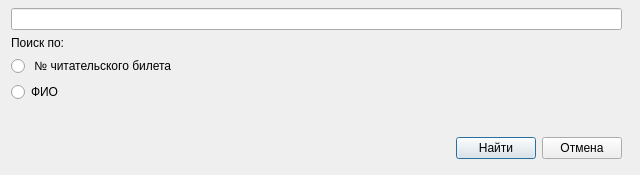
<?xml version="1.0" encoding="UTF-8"?>
<ui version="4.0">
 <class>SearchReaderDialog</class>
 <widget class="QDialog" name="SearchReaderDialog">
  <property name="geometry">
   <rect>
    <x>0</x>
    <y>0</y>
    <width>640</width>
    <height>175</height>
   </rect>
  </property>
  <property name="windowTitle">
   <string>Dialog</string>
  </property>
  <widget class="QWidget" name="">
   <property name="geometry">
    <rect>
     <x>11</x>
     <y>8</y>
     <width>611</width>
     <height>151</height>
    </rect>
   </property>
   <layout class="QGridLayout" name="gridLayout">
    <item row="1" column="0">
     <widget class="QLabel" name="searc_for_label">
      <property name="text">
       <string>Поиск по:</string>
      </property>
     </widget>
    </item>
    <item row="2" column="0">
     <widget class="QRadioButton" name="card_number_radioButton">
      <property name="text">
       <string> № читательского билета</string>
      </property>
     </widget>
    </item>
    <item row="3" column="0">
     <widget class="QRadioButton" name="fio_radioButton">
      <property name="text">
       <string>ФИО</string>
      </property>
     </widget>
    </item>
    <item row="4" column="0">
     <spacer name="verticalSpacer">
      <property name="orientation">
       <enum>Qt::Vertical</enum>
      </property>
      <property name="sizeHint" stdset="0">
       <size>
        <width>178</width>
        <height>26</height>
       </size>
      </property>
     </spacer>
    </item>
    <item row="5" column="0">
     <spacer name="horizontalSpacer">
      <property name="orientation">
       <enum>Qt::Horizontal</enum>
      </property>
      <property name="sizeHint" stdset="0">
       <size>
        <width>40</width>
        <height>20</height>
       </size>
      </property>
     </spacer>
    </item>
    <item row="5" column="1">
     <widget class="QPushButton" name="search_pushButton">
      <property name="text">
       <string>Найти</string>
      </property>
     </widget>
    </item>
    <item row="5" column="2">
     <widget class="QPushButton" name="cancel_pushButton">
      <property name="text">
       <string>Отмена</string>
      </property>
     </widget>
    </item>
    <item row="0" column="0" colspan="3">
     <widget class="QLineEdit" name="search_field_lineEdit"/>
    </item>
   </layout>
  </widget>
 </widget>
 <resources/>
 <connections/>
</ui>
